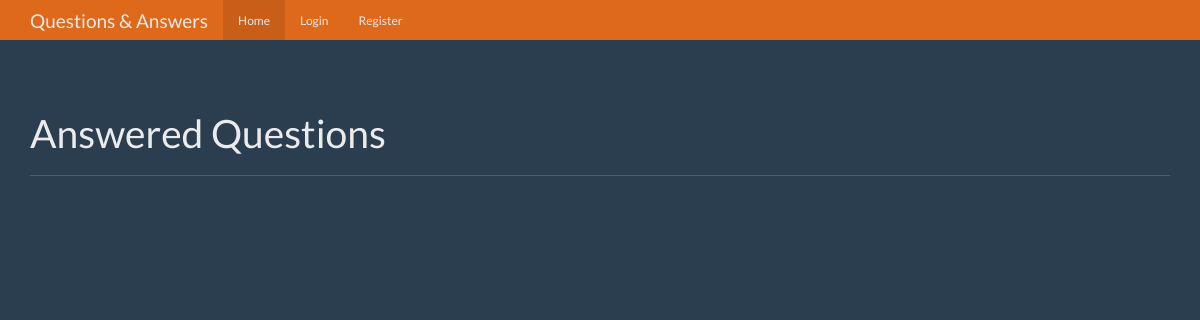
The app's page /, older data.
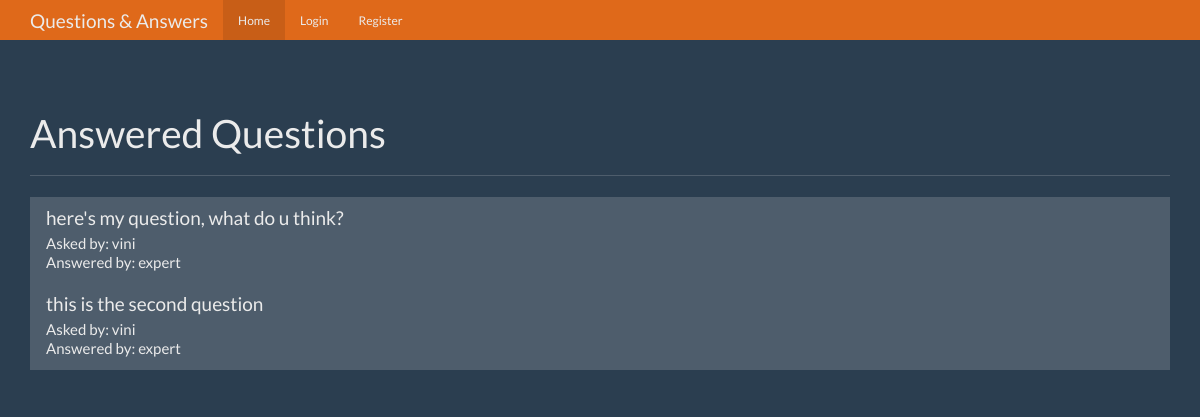
The same page, newer data.
### tables this page shows
CREATE TABLE questions (
    id INTEGER PRIMARY KEY autoincrement,
    question_text text not null,
    answer_text text,
    asked_by_id INTEGER not null,
    expert_id INTEGER not NULL
);

CREATE TABLE users (
    id INTEGER PRIMARY KEY autoincrement,
    name text not null ,
    password text not null, 
    expert boolean not null,
    admin boolean not NULL
);

### app.py (the view)
@app.route('/')
def index():
	user = get_current_user()
	db = get_db()
	qcur = db.execute('''select questions.id as question_id, questions.question_text, askers.name as asker_name, experts.name as expert_name
	                     from questions join users as askers on askers.id=questions.asked_by_id
						 join users as experts on experts.id = questions.expert_id where questions.answer_text is not null''')
	qres = qcur.fetchall()
	return render_template('home.html', user =user, questions=qres)

### app.py (called while the page is built)
def get_current_user(): 	#checking if the user has logged in session or not
	user_result = None
	if 'user' in session:
		user = session['user']
		db = get_db()
		user_cur = db.execute('select id, name, password, expert, admin from users where name=?', [user])
		user_result = user_cur.fetchone()
	return user_result

### database.py (called while the page is built)
def connect_db():
    sql = sqlite3.connect('questions.db')
    sql.row_factory = sqlite3.Row
    return sql

def get_db():
    if not hasattr(g, 'sqlite_db'):
        g.sqlite_db = connect_db()
    return g.sqlite_db

### templates/home.html (shortened to what this page needs)
{% extends "base.html" %}
{% from "show_links.html" import show_links %}
{% block nav %}
{{ show_links(user) }}
{% endblock %}
{% block body %}
      <div class="page-header">
        <h1>Answered Questions</h1>
      </div>
      <div class="row">
        <div class="col-lg-12">
          <div class="list-group">
            {% for question in questions%}
            <a href="{{url_for('question', question_id=question['question_id'])}}" class="list-group-item">
              <h4 class="list-group-item-heading">{{ question['question_text'] }}</h4>
              <p class="list-group-item-text">Asked by: {{question['asker_name']}}</p>
              <p class="list-group-item-text">Answered by: {{question['expert_name']}}</p>
            </a>
            {% endfor %}
          </div>
        </div>
      </div>
{% endblock %}

Row changes from the older to the newer data that the page shows:
added questions: question_text "here's my question, what do u think?", asker_name "vini", expert_name "expert"
added questions: question_text "this is the second question", asker_name "vini", expert_name "expert"
